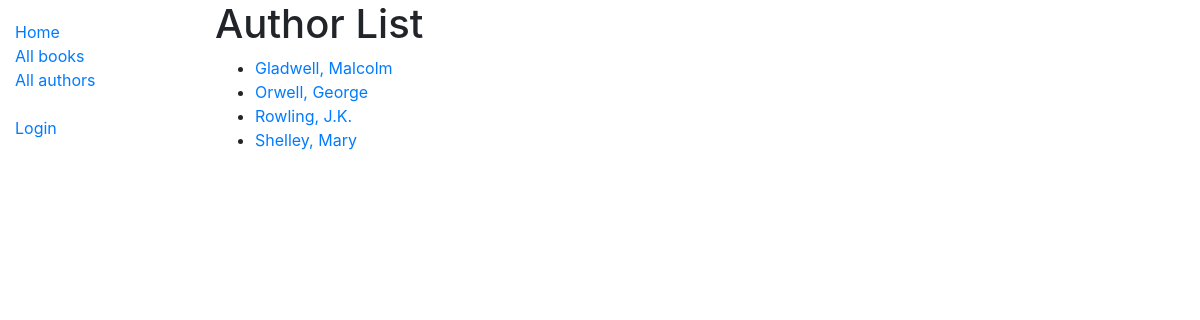
Screenshot of /catalog/authors/ with the database file from the repository.
### catalog/models.py (models this page shows)
class Author(models.Model):
    first_name = models.CharField(max_length=100)
    last_name = models.CharField(max_length=100)
    date_of_birth = models.DateField(null=True, blank=True)
    date_of_death = models.DateField('Died', null=True, blank=True)
    class Meta:
        ordering=['last_name', 'first_name']
    def get_absolute_url(self):
        return reverse('author-detail', args=[str(self.id)])
    def __str__(self):
        return f'{self.last_name}, {self.first_name}'

### catalog/views.py (the view)
# urls.py: path('authors/', views.AuthorListView.as_view(), name='authors'),
class AuthorListView(generic.ListView):
    model = Author
    paginate_by = 5

### catalog/templates/catalog/author_list.html
{% extends "base_generic.html" %}
{% block content %}
    <h1>Author List</h1>
    {% if author_list %}
    <ul>
        {% for author in author_list %}
            <li>
                <a href="{{ author.get_absolute_url }}">{{ author }}</a>
            </li>
        {% endfor %}
    </ul>
    {% else %}
        <p>There are no authors in the library.</p>
    {% endif %}
{% endblock %}

### rows the page displays
Author: last_name+first_name "Gladwell, Malcolm"
Author: last_name+first_name "Orwell, George"
Author: last_name+first_name "Rowling, J.K."
Author: last_name+first_name "Shelley, Mary"
